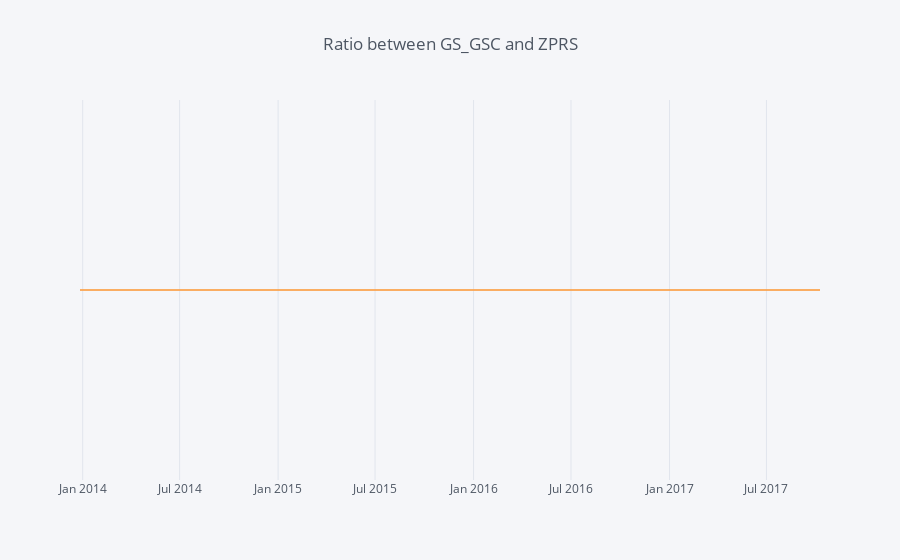

The notebook cell saved with this chart:
### Code cell
Racio.iplot(title = 'Ratio between GS_GSC and ZPRS')

### Figure 1 — Plotly figure (JSON) as saved in the notebook; plotly's stock layout.template omitted (floating-point values rounded to 4 significant figures; data arrays with more than 128 entries replaced by an {"elided": "..."} marker saying what was removed)
{"data": [{"line": {"color": "rgba(255, 153, 51, 1.0)", "dash": "solid", "width": 1.3}, "mode": "lines", "name": "None", "text": "", "type": "scatter", "x": {"elided": "1383 str values"}, "y": {"elided": "1383 str values"}}], "layout": {"legend": {"bgcolor": "#F5F6F9", "font": {"color": "#4D5663"}}, "paper_bgcolor": "#F5F6F9", "plot_bgcolor": "#F5F6F9", "title": "Ratio between GS_GSC and ZPRS", "titlefont": {"color": "#4D5663"}, "xaxis1": {"gridcolor": "#E1E5ED", "showgrid": true, "tickfont": {"color": "#4D5663"}, "title": "", "titlefont": {"color": "#4D5663"}, "zerolinecolor": "#E1E5ED"}, "yaxis1": {"gridcolor": "#E1E5ED", "showgrid": true, "tickfont": {"color": "#4D5663"}, "title": "", "titlefont": {"color": "#4D5663"}, "zerolinecolor": "#E1E5ED"}}}
